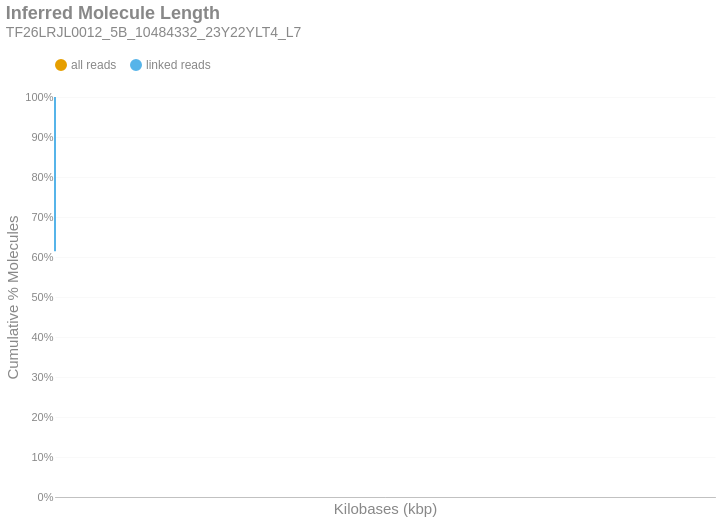

Notebook cell for this chart:
### Markdown cell above
### Inferred Molecule Length
This is the cumulative frequency distribution of molecule lengths inferred from the first and last alignment positions along a contig for all alignments associated with a single linked-read barcode on a given contig.There are two distributions: one with `all` the alignments (yellow) and another with only `linked reads` (blue). The percent of molecules in the `linked reads` distribution is relative to the total number of linked molecules.

### Code cell
if SKIPLR:
    print_html(f"Skipped")
else:
    binned_df = consolidated_hist(valids['length_inferred']/1000, mask, 10, True)
    binned_df = binned_df.with_columns(
        pl.when(pl.col('bin').cast(pl.Utf8) == '0').then(pl.lit('1')).otherwise(pl.col('bin').cast(pl.Utf8)).alias('bin')
    )
    with SafeRender(binned_df):
        (
            density_plot(binned_df, 'Inferred Molecule Length', samplename, 'inferredlen')
            .transform_calculate(bin_kb='datum.bin / 1000')
            .encode(
                x=alt.X('bin_kb:Q', title="Kilobases (kbp)").scale(type='log', padding=0).axis(labelAngle=-40),
                y=alt.Y('value:Q', title='Cumulative % Molecules')
                    .axis(format='%')
                    .stack(False)
                    .scale(domainMin=0, domainMax=1,padding=0),
                color=alt.Color("key:N").scale(domain = ["all reads", "linked reads"]),
                tooltip = [
                    alt.Tooltip("key:N", title = "Data Type"),
                    alt.Tooltip("range_label:N", title="Kilobases"),
                    alt.Tooltip("value:Q", format = ".2%", title="% Molecules (Cum.)")
                ]
            )
        ).display()

### Figure 1 — Vega-Lite specification as saved in the notebook (floating-point values rounded to 4 significant figures)
{"width": "container", "height": 400, "config": {"title": {"anchor": "start", "dy": -15, "fontSize": 18, "color": "#888888", "subtitleColor": "#888888", "subtitleFontSize": 14}, "arc": {"fill": "#0072B2"}, "axis": {"domainColor": "#888888", "domainWidth": 0.5, "gridWidth": 0.2, "grid": false, "titleFontWeight": 400, "titleFontSize": 15, "labelFontSize": 11, "labelColor": "#888888", "tickColor": "#888888", "tickWidth": 0.2, "titleColor": "#888888"}, "axisBand": {"grid": false}, "axisX": {"grid": true, "tickSize": 10, "domainCap": "round"}, "axisY": {"domain": false, "grid": true, "tickSize": 0, "domainCap": "round"}, "background": "transparent", "header": {"labelFontSize": 15, "labelColor": "#888888", "titleFontSize": 15, "titleFontWeight": 600, "titleColor": "#888888"}, "legend": {"labelFont": "sans-serif", "labelFontSize": 12, "labelColor": "#888888", "symbolSize": 100, "symbolType": "circle", "titleFontSize": 12, "titlePadding": 10, "titleColor": "#888888", "title": null, "orient": "top"}, "range": {"category": ["#E69F00", "#56B4E9", "#009E73", "#F0E442", "#0072B2", "#D55E00", "#CC79A7", "#000000"], "diverging": ["#cfe8f3", "#a2d4ec", "#73bfe2", "#46abdb", "#1696d2", "#12719e"]}, "area": {"fill": "#0072B2", "fillOpacity": 0.7, "line": true, "strokeOpacity": 0.7}, "line": {"color": "#0072B2", "stroke": "#0072B2", "strokeWidth": 2}, "trail": {"color": "#0072B2", "stroke": "#0072B2", "strokeWidth": 0, "size": 1}, "point": {"filled": true, "fillOpacity": 1.0, "size": 95}, "text": {"color": "#888888", "fontSize": 11, "align": "right", "fontWeight": 400, "size": 11}, "bar": {"fill": "#0072B2", "stroke": null}, "view": {"stroke": null, "continuousWidth": 660, "continuousHeight": 400}}, "data": {"name": "data-2308a6f4a32569590270841b524f70e6"}, "mark": {"type": "line", "interpolate": "monotone", "point": {"opacity": 0, "size": 275}}, "encoding": {"color": {"field": "key", "scale": {"domain": ["all reads", "linked reads"]}, "type": "nominal"}, "tooltip": [{"field": "key", "title": "Data Type", "type": "nominal"}, {"field": "range_label", "title": "Kilobases", "type": "nominal"}, {"field": "value", "format": ".2%", "title": "% Molecules (Cum.)", "type": "quantitative"}], "x": {"axis": {"labelAngle": -40}, "field": "bin_kb", "scale": {"type": "log", "padding": 0}, "title": "Kilobases (kbp)", "type": "quantitative"}, "y": {"axis": {"format": "%"}, "field": "value", "scale": {"domainMin": 0, "domainMax": 1, "padding": 0}, "stack": false, "title": "Cumulative % Molecules", "type": "quantitative"}}, "params": [{"name": "param_c36ac31b6afebe62", "select": {"type": "point", "fields": ["key"]}, "bind": "legend"}], "title": {"text": "Inferred Molecule Length", "subtitle": "TF26LRJL0012_5B_10484332_23Y22YLT4_L7"}, "transform": [{"fold": ["all reads (cumsum)", "linked reads (cumsum)"]}, {"calculate": "replace(datum.key, ' (cumsum)', '')", "as": "key"}, {"filter": {"param": "param_c36ac31b6afebe62"}}, {"calculate": "datum.bin / 1000", "as": "bin_kb"}], "usermeta": {"embedOptions": {"downloadFileName": "TF26LRJL0012_5B_10484332_23Y22YLT4_L7.inferredlen"}}, "$schema": "https://vega.github.io/schema/vega-lite/v6.4.1.json", "datasets": {"data-2308a6f4a32569590270841b524f70e6": [{"bin": "0.0", "interval": "0.0-10.0", "all reads": 0.8657, "linked reads": 0.6146, "all reads (cumsum)": 0.8657, "linked reads (cumsum)": 0.6146, "range_label": "0-9"}, {"bin": "10.0", "interval": "10.0-20.0", "all reads": 0.07742, "linked reads": 0.2216, "all reads (cumsum)": 0.9431, "linked reads (cumsum)": 0.8362, "range_label": "10-19"}, {"bin": "20.0", "interval": "20.0-30.0", "all reads": 0.03304, "linked reads": 0.09506, "all reads (cumsum)": 0.9762, "linked reads (cumsum)": 0.9312, "range_label": "20-29"}, {"bin": "30.0", "interval": "30.0-40.0", "all reads": 0.01425, "linked reads": 0.04105, "all reads (cumsum)": 0.9904, "linked reads (cumsum)": 0.9723, "range_label": "30-39"}, {"bin": "40.0", "interval": "40.0-50.0", "all reads": 0.006273, "linked reads": 0.018, "all reads (cumsum)": 0.9967, "linked reads (cumsum)": 0.9903, "range_label": "40-49"}, {"bin": "50.0", "interval": "50.0-60.0", "all reads": 0.002123, "linked reads": 0.006211, "all reads (cumsum)": 0.9988, "linked reads (cumsum)": 0.9965, "range_label": "50-59"}, {"bin": "60.0", "interval": "60.0-70.0", "all reads": 0.0007197, "linked reads": 0.002106, "all reads (cumsum)": 0.9995, "linked reads (cumsum)": 0.9986, "range_label": "60-69"}, {"bin": "70.0", "interval": "70.0-80.0", "all reads": 0.0002863, "linked reads": 0.0008396, "all reads (cumsum)": 0.9998, "linked reads (cumsum)": 0.9994, "range_label": "70-79"}, {"bin": "80.0", "interval": "80.0-90.0", "all reads": 0.0001177, "linked reads": 0.0003457, "all reads (cumsum)": 0.9999, "linked reads (cumsum)": 0.9998, "range_label": "80-89"}, {"bin": "90.0", "interval": "90.0-100.0", "all reads": 4.696e-05, "linked reads": 0.0001379, "all reads (cumsum)": 1.0, "linked reads (cumsum)": 0.9999, "range_label": "90-99"}, {"bin": "100.0", "interval": "100.0-110.0", "all reads": 1.822e-05, "linked reads": 5.35e-05, "all reads (cumsum)": 1.0, "linked reads (cumsum)": 1.0, "range_label": "100-109"}, {"bin": "110.0", "interval": "110.0-120.0", "all reads": 5.256e-06, "linked reads": 1.543e-05, "all reads (cumsum)": 1.0, "linked reads (cumsum)": 1.0, "range_label": "110-119"}, {"bin": "120.0", "interval": "120.0-130.0", "all reads": 3.504e-07, "linked reads": 1.029e-06, "all reads (cumsum)": 1.0, "linked reads (cumsum)": 1.0, "range_label": "120-129"}, {"bin": "130.0", "interval": "130.0-140.0", "all reads": 1.051e-06, "linked reads": 3.087e-06, "all reads (cumsum)": 1.0, "linked reads (cumsum)": 1.0, "range_label": "130-139"}, {"bin": "140.0", "interval": "140.0-150.0", "all reads": 3.504e-07, "linked reads": 1.029e-06, "all reads (cumsum)": 1.0, "linked reads (cumsum)": 1.0, "range_label": "140-149"}, {"bin": "150.0", "interval": "150.0-160.0", "all reads": 7.008e-07, "linked reads": 2.058e-06, "all reads (cumsum)": 1.0, "linked reads (cumsum)": 1.0, "range_label": "150-159"}, {"bin": "160.0", "interval": "160.0-170.0", "all reads": 3.504e-07, "linked reads": 1.029e-06, "all reads (cumsum)": 1.0, "linked reads (cumsum)": 1.0, "range_label": "160-169"}]}}
